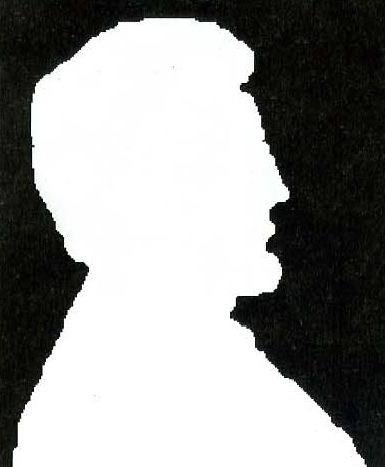
#> input picture bordas01.png, 385 x 467 px
$ python ativ12_morfologia.py
#> lines starting #> are read from the running program, lines starting #| are printed output that depends on the picture
import cv2
import numpy as np

IMG_PATH = R"bordas01.png"

def main():
    img = cv2.imread(IMG_PATH, 0)
#> img: shape (467, 385); min 0, max 255, mean 148.5
    if img is None:
        print("Erro ao carregar imagem")
        return

    kernel = np.ones((3,3), np.uint8)

    img_erosao = cv2.erode(
        img, kernel, iterations= 2
    )
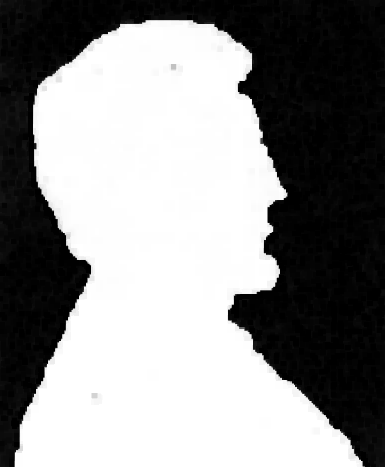
#> img_erosao: shape (467, 385); min 0, max 255, mean 140.3

    img_dilata = cv2.dilate(
        img_erosao, kernel, iterations= 2
    )

    cv2.namedWindow("original", 2)
    cv2.imshow("original", img)

    cv2.namedWindow("Dilatada", 2)
    cv2.imshow("Dilatada", img_dilata)

    cv2.namedWindow("Erodida", 2)
    cv2.imshow("Erodida", img_erosao)

    cv2.namedWindow("Contorno", 2)
    cv2.imshow("Contorno", img-img_erosao)
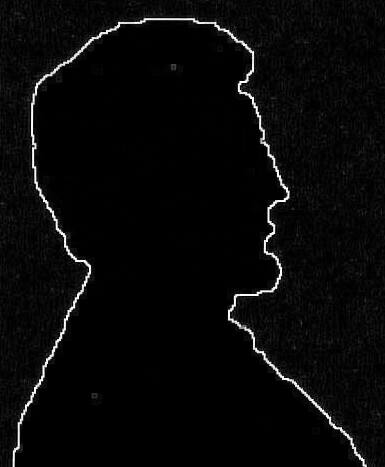
#> window 'Contorno': shape (467, 385); min 0, max 255, mean 8.2

    cv2.waitKey(0)
    cv2.destroyAllWindows()

if __name__ == "__main__":
    main()

$ run again, with bolinhas01.png copied over bordas01.png
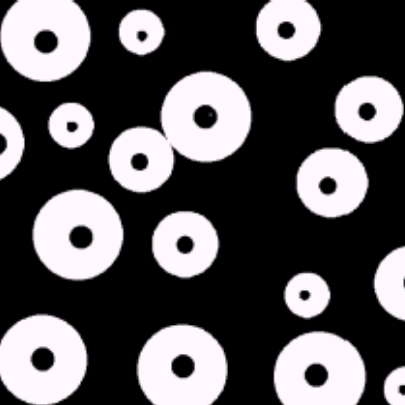
#> input picture bolinhas01.png, 405 x 405 px
#> in main, `img_erosao = cv2.erode( img, kernel, iterations= 2 )`:
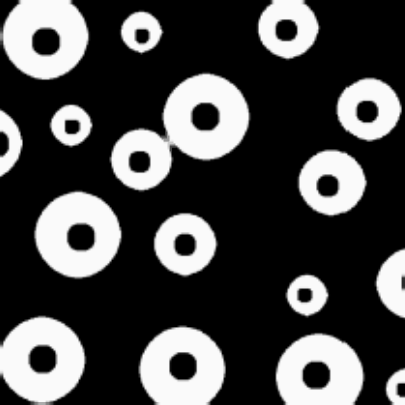
#> img_erosao: shape (405, 405); min 0, max 250, mean 73.3
#> in main, `cv2.imshow("Contorno", img-img_erosao)`:
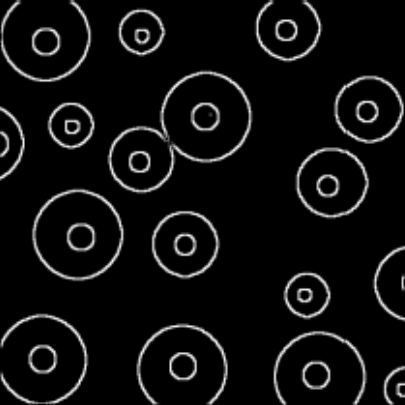
#> window 'Contorno': shape (405, 405); min 0, max 250, mean 15.5

$ run again, with digital01.png copied over bordas01.png
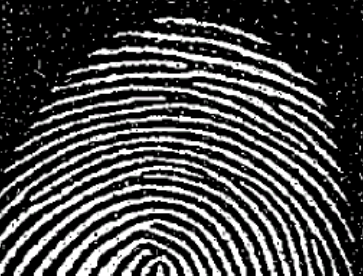
#> input picture digital01.png, 363 x 276 px
#> in main, `img_erosao = cv2.erode( img, kernel, iterations= 2 )`:
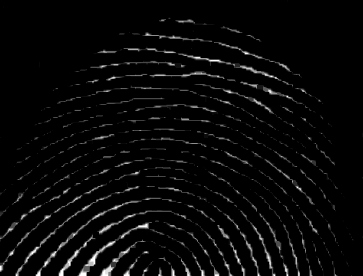
#> img_erosao: shape (276, 363); min 0, max 255, mean 8.6
#> in main, `cv2.imshow("Contorno", img-img_erosao)`:
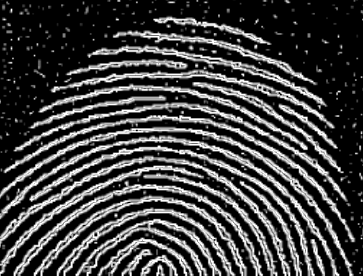
#> window 'Contorno': shape (276, 363); min 0, max 255, mean 65
